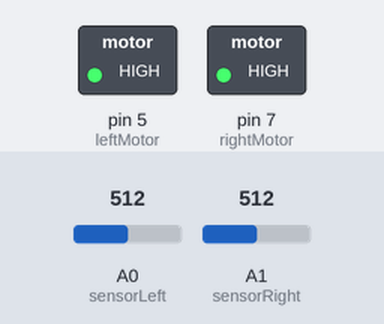
Recording of a sketch running on a simulated Arduino Uno, built with avr-gcc and run on an emulated ATmega328P. Parts: switched loads named in the sketch (green lamp = pin HIGH). The test bench sets the inputs (shaded band); at power-on: A0 (sensorLeft) = 512, A1 (sensorRight) = 512.

Above: at 1.2 s.
1.3 s: A0 (sensorLeft) set to 490
At 2.1 s:
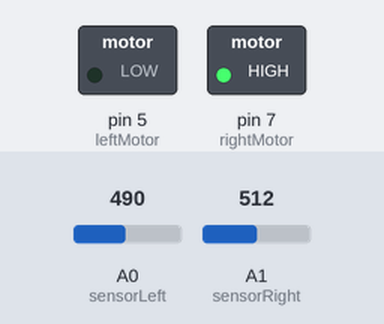
2.8 s: A1 (sensorRight) set to 494
At 3.3 s:
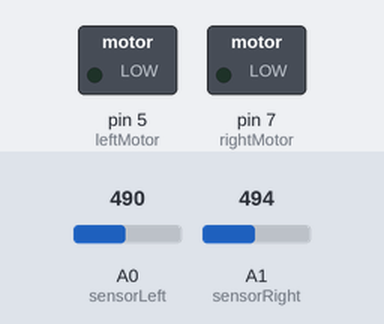
4.3 s: A0 (sensorLeft) set to 509
At 5.5 s:
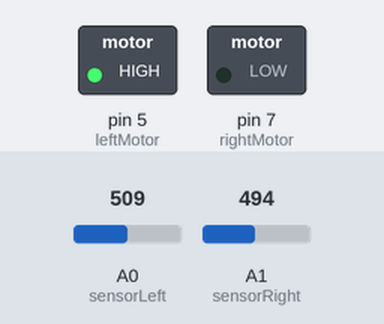
5.8 s: A0 (sensorLeft) set to 306
At 6.8 s:
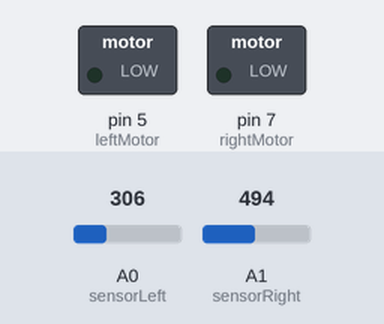
7.3 s: A0 (sensorLeft) set to 510
At 7.9 s:
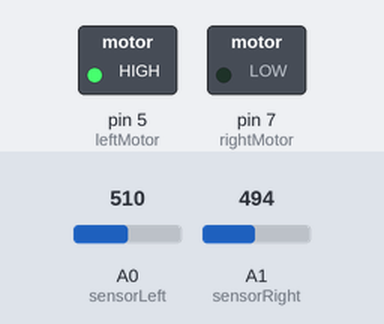
Timing chart, 0 to 9.8 s (numbered marks = the images above; inputs shaded):
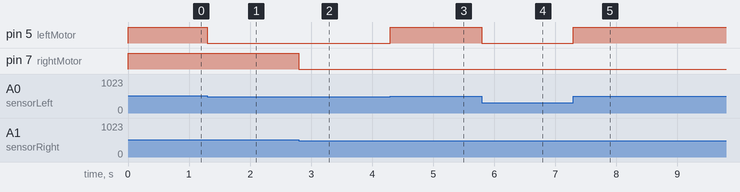

Measured:
- the behaviour switches between 501 and 500 on A1 (sensorRight) (found by bisection; images 1 and 2)
- the behaviour switches between 500 and 501 on A0 (sensorLeft) (found by bisection; images 2 and 3)
- after the input at 1.3 s, pin 5 (leftMotor): HIGH → LOW at once
- after the input at 2.8 s, pin 7 (rightMotor): HIGH → LOW at once
- after the input at 4.3 s, pin 5 (leftMotor): LOW → HIGH at once
- after the input at 5.8 s, pin 5 (leftMotor): HIGH → LOW at once
- after the input at 7.3 s, pin 5 (leftMotor): LOW → HIGH at once

The sketch:

MazeX.ino
```cpp
int leftMotor = 5; // Attach left motor to pin 5
int rightMotor = 7; // Attach right motor to pin 6
int sensorLeft = A0; // Attach left sensor to analog pin A0
int sensorRight = A1; // Attach right sensor to analog pin A1
int sensorThreshold = 500; // Set sensor threshold value

void setup() {
  pinMode(leftMotor, OUTPUT); // Set left motor as output
  pinMode(rightMotor, OUTPUT); // Set right motor as output
}

void loop() {
  int leftSensorValue = analogRead(sensorLeft); // Read left sensor value
  int rightSensorValue = analogRead(sensorRight); // Read right sensor value

  if (leftSensorValue > sensorThreshold && rightSensorValue > sensorThreshold) {
    // If both sensors detect the line, go straight
    digitalWrite(leftMotor, HIGH);
    digitalWrite(rightMotor, HIGH);
  } else if (leftSensorValue < sensorThreshold && rightSensorValue > sensorThreshold) {
    // If only left sensor detects the line, turn left
    digitalWrite(leftMotor, LOW);
    digitalWrite(rightMotor, HIGH);
  } else if (leftSensorValue > sensorThreshold && rightSensorValue < sensorThreshold) {
    // If only right sensor detects the line, turn right
    digitalWrite(leftMotor, HIGH);
    digitalWrite(rightMotor, LOW);
  } else {
    // If both sensors do not detect the line, stop
    digitalWrite(leftMotor, LOW);
    digitalWrite(rightMotor, LOW);
  }
}
```
